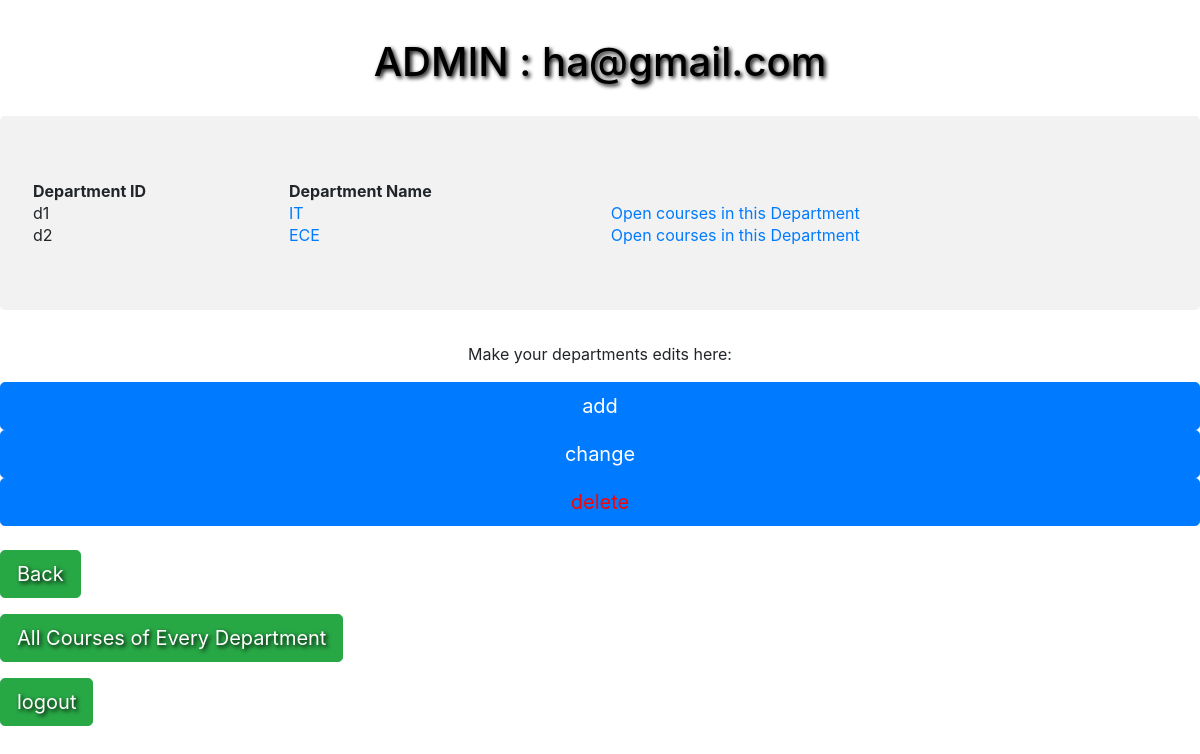
/showDepartments (signed in), run on the app's committed database.
### models.py (models this page shows, shortened)
class Department(Base):
    __tablename__ = 'Departments'
    departmentID = db.Column(db.String(50), primary_key=True)
    departmentName = db.Column(db.String(50))

### app.py (the view)
@app.route('/showDepartments',methods=['POST','GET'])
def showDepartments():
    if request.method == 'GET' and session['inputName']:
        depart = Department.query.all()
        return render_template('department.html', depart=depart, sessionid=session['inputName'])

### templates/department.html (shortened to what this page needs)
 <link href="http://getbootstrap.com/dist/css/bootstrap.min.css" rel="stylesheet">
    <link href="http://getbootstrap.com/examples/jumbotron-narrow/jumbotron-narrow.css" rel="stylesheet">
    <link href="../static/signup.css" rel="stylesheet">
     <h1 style=" color: black; text-shadow: 2px 2px 4px #000000;"><center>ADMIN : {{ sessionid }}</center></h1>
 <div class="jumbotron" style="background-color: rgba(128,128,128,0.1)" >
 <table style = "width: 100%">
  <tr>
    <th>Department ID</th>
    <th>Department Name</th>
  </tr>
  {% for item in depart %}
  <tr>
        <td>{{ item['departmentID'] }}</td>
        <td href="{{ url_for('showCourses') }}"><a href="{{ url_for('showCourses', department = item['departmentName'] ) }}">{{ item['departmentName'] }}</a> </td>
         <td href="{{ url_for('showCourses') }}"><a href="{{ url_for('showCourses', department = item['departmentName'] ) }}">Open courses in this Department</a> </td>
    </tr>
{% endfor %}
</table>
</div>
<p class="pull-right"><center>Make your departments edits here:</center></p>
    <a href="{{ url_for('editDepartments') }}"><input type="submit" href="../templates/department1.html" value="add" class="btn btn-primary btn-lg btn-block"></a>
      <a href="{{ url_for('changeDepartments') }}"><input type="submit" href="../templates/course1.html" value="change" class="btn btn-primary btn-lg btn-block"></a>
     <a href="{{ url_for('deleteDepartments') }}" ><input type="submit" href="../templates/course1.html" value="delete" style="color: red;" class="btn btn-primary btn-lg btn-block"></a>
     <p style="text-shadow: 2px 2px 4px #000000;"><a class="btn btn-lg btn-success" href="{{ url_for('main') }}" role="button">Back</a>
     <p style="text-shadow: 2px 2px 4px #000000;"><a class="btn btn-lg btn-success" href="{{ url_for('showAllCourses') }}" role="button">All Courses of Every Department</a></p>
   <p style="text-shadow: 2px 2px 4px #000000;"><a class="btn btn-lg btn-success" href="{{ url_for('logout') }}" role="button" >logout</a>
            </p>

### data on the page
Department: departmentID "d1", departmentName "IT"
Department: departmentID "d2", departmentName "ECE"

### other printed values
{{ sessionid }} "ha@gmail.com"
